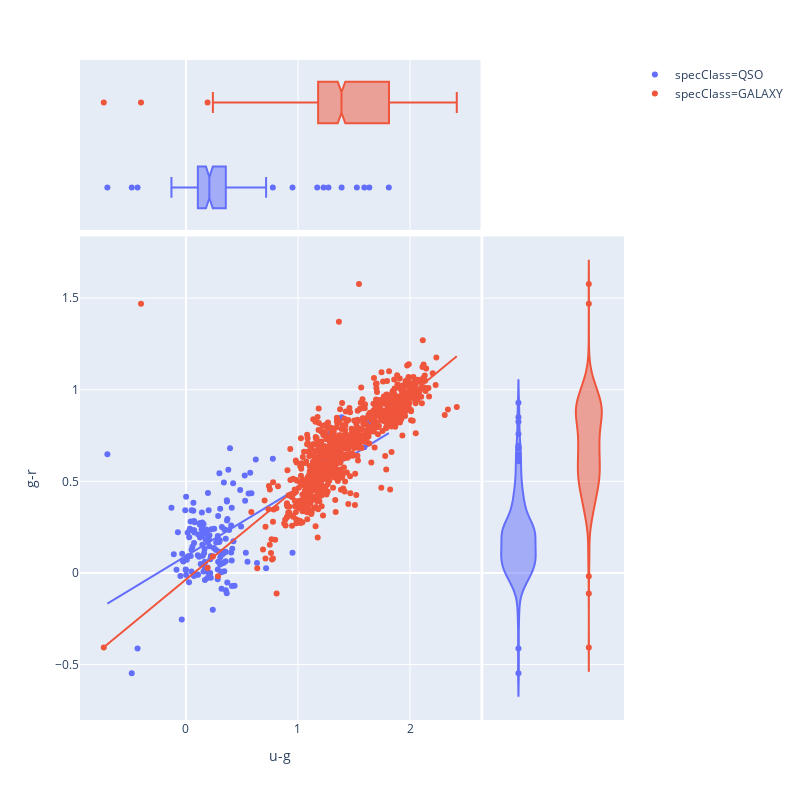

This figure's notebook cell:
### Code cell
fig = px.scatter(df, x='u-g', y='g-r', color='specClass', 
                     marginal_y="violin", marginal_x="box", 
                     trendline="ols",
                     width=800, height=800)
fig.show()

### Figure 1 — Plotly figure (JSON) as saved in the notebook; plotly's stock layout.template omitted (floating-point values rounded to 4 significant figures; data arrays with more than 128 entries replaced by an {"elided": "..."} marker saying what was removed)
{"data": [{"hoverlabel": {"namelength": 0}, "hovertemplate": "specClass=QSO<br>u-g=%{x}<br>g-r=%{y}", "legendgroup": "specClass=QSO", "marker": {"color": "#636efa", "symbol": "circle"}, "mode": "markers", "name": "specClass=QSO", "showlegend": true, "type": "scatter", "x": {"elided": "163 float values"}, "xaxis": "x", "y": {"elided": "163 float values"}, "yaxis": "y"}, {"alignmentgroup": "True", "hoverlabel": {"namelength": 0}, "hovertemplate": "specClass=QSO<br>u-g=%{x}", "legendgroup": "specClass=QSO", "marker": {"color": "#636efa", "symbol": "circle"}, "name": "specClass=QSO", "notched": true, "offsetgroup": "specClass=QSO", "showlegend": false, "type": "box", "x": {"elided": "163 float values"}, "xaxis": "x3", "yaxis": "y3"}, {"alignmentgroup": "True", "hoverlabel": {"namelength": 0}, "hovertemplate": "specClass=QSO<br>g-r=%{y}", "legendgroup": "specClass=QSO", "marker": {"color": "#636efa", "symbol": "circle"}, "name": "specClass=QSO", "offsetgroup": "specClass=QSO", "scalegroup": "y", "showlegend": false, "type": "violin", "xaxis": "x2", "y": {"elided": "163 float values"}, "yaxis": "y2"}, {"hoverlabel": {"namelength": 0}, "hovertemplate": "<b>OLS trendline</b><br>g-r = 0.370376 * u-g + 0.091842<br>R<sup>2</sup>=0.329956<br><br>specClass=QSO<br>u-g=%{x}<br>g-r=%{y} <b>(trend)</b>", "legendgroup": "specClass=QSO", "marker": {"color": "#636efa", "symbol": "circle"}, "mode": "lines", "name": "specClass=QSO", "showlegend": false, "type": "scatter", "x": {"elided": "163 float values"}, "xaxis": "x", "y": {"elided": "163 float values"}, "yaxis": "y"}, {"hoverlabel": {"namelength": 0}, "hovertemplate": "specClass=GALAXY<br>u-g=%{x}<br>g-r=%{y}", "legendgroup": "specClass=GALAXY", "marker": {"color": "#EF553B", "symbol": "circle"}, "mode": "markers", "name": "specClass=GALAXY", "showlegend": true, "type": "scatter", "x": {"elided": "837 float values"}, "xaxis": "x", "y": {"elided": "837 float values"}, "yaxis": "y"}, {"alignmentgroup": "True", "hoverlabel": {"namelength": 0}, "hovertemplate": "specClass=GALAXY<br>u-g=%{x}", "legendgroup": "specClass=GALAXY", "marker": {"color": "#EF553B", "symbol": "circle"}, "name": "specClass=GALAXY", "notched": true, "offsetgroup": "specClass=GALAXY", "showlegend": false, "type": "box", "x": {"elided": "837 float values"}, "xaxis": "x3", "yaxis": "y3"}, {"alignmentgroup": "True", "hoverlabel": {"namelength": 0}, "hovertemplate": "specClass=GALAXY<br>g-r=%{y}", "legendgroup": "specClass=GALAXY", "marker": {"color": "#EF553B", "symbol": "circle"}, "name": "specClass=GALAXY", "offsetgroup": "specClass=GALAXY", "scalegroup": "y", "showlegend": false, "type": "violin", "xaxis": "x2", "y": {"elided": "837 float values"}, "yaxis": "y2"}, {"hoverlabel": {"namelength": 0}, "hovertemplate": "<b>OLS trendline</b><br>g-r = 0.503967 * u-g + -0.036104<br>R<sup>2</sup>=0.692068<br><br>specClass=GALAXY<br>u-g=%{x}<br>g-r=%{y} <b>(trend)</b>", "legendgroup": "specClass=GALAXY", "marker": {"color": "#EF553B", "symbol": "circle"}, "mode": "lines", "name": "specClass=GALAXY", "showlegend": false, "type": "scatter", "x": {"elided": "837 float values"}, "xaxis": "x", "y": {"elided": "837 float values"}, "yaxis": "y"}], "layout": {"height": 800, "legend": {"tracegroupgap": 0}, "margin": {"t": 60}, "width": 800, "xaxis": {"anchor": "y", "domain": [0, 0.7363], "title": {"text": "u-g"}}, "xaxis2": {"anchor": "y2", "domain": [0.7413, 1], "matches": "x2", "showgrid": false, "showline": false, "showticklabels": false, "ticks": ""}, "xaxis3": {"anchor": "y3", "domain": [0, 0.7363], "matches": "x", "showgrid": true, "showticklabels": false}, "xaxis4": {"anchor": "y4", "domain": [0.7413, 1], "matches": "x2", "showgrid": false, "showline": false, "showticklabels": false, "ticks": ""}, "yaxis": {"anchor": "x", "domain": [0, 0.7326], "title": {"text": "g-r"}}, "yaxis2": {"anchor": "x2", "domain": [0, 0.7326], "matches": "y", "showgrid": true, "showticklabels": false}, "yaxis3": {"anchor": "x3", "domain": [0.7426, 1], "matches": "y3", "showgrid": false, "showline": false, "showticklabels": false, "ticks": ""}, "yaxis4": {"anchor": "x4", "domain": [0.7426, 1], "matches": "y3", "showgrid": true, "showline": false, "showticklabels": false, "ticks": ""}}}
